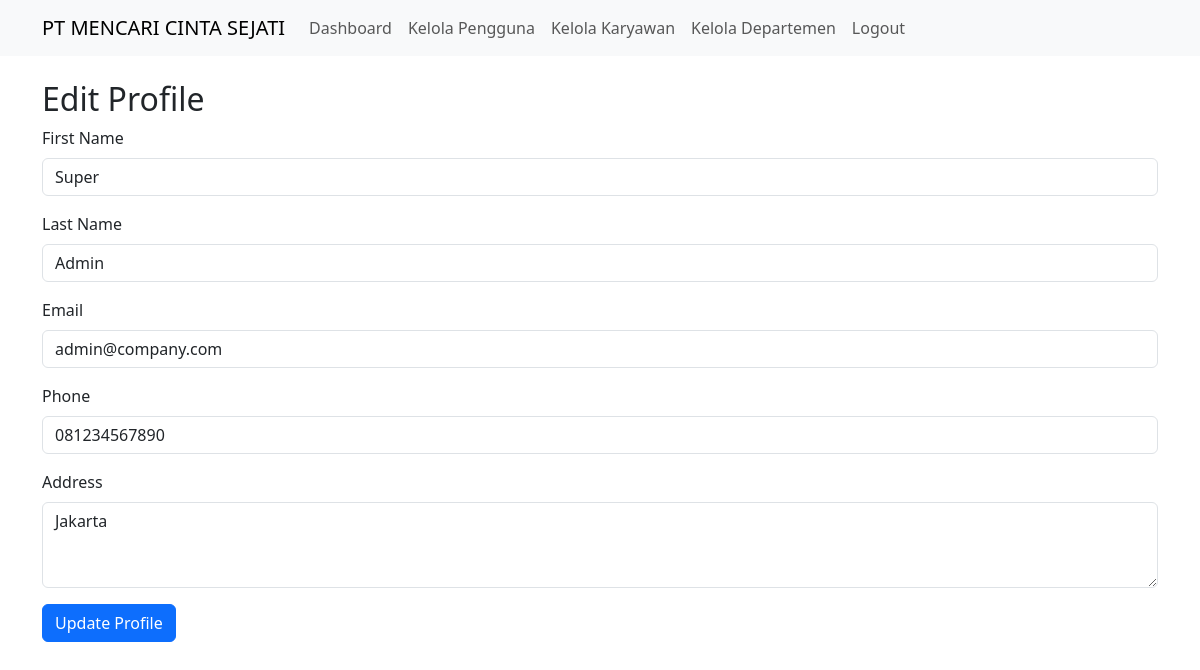
The page /edit_profile.php (signed in) on the database its author committed.
### tables this page shows
CREATE TABLE `employees` (
  `employee_id` int(11) NOT NULL,
  `user_id` int(11) DEFAULT NULL,
  `first_name` varchar(50) NOT NULL,
  `last_name` varchar(50) NOT NULL,
  `nik` varchar(20) DEFAULT NULL,
  `birth_date` date DEFAULT NULL,
  `gender` enum('M','F') DEFAULT NULL,
  `address` text DEFAULT NULL,
  `phone` varchar(20) DEFAULT NULL,
  `hire_date` date DEFAULT NULL,
  `position` varchar(100) DEFAULT NULL,
  `salary` decimal(15,2) DEFAULT NULL,
  `created_at` timestamp NOT NULL DEFAULT current_timestamp(),
  `updated_at` timestamp NOT NULL DEFAULT current_timestamp() ON UPDATE current_timestamp()
);

CREATE TABLE `users` (
  `user_id` int(11) NOT NULL,
  `username` varchar(50) NOT NULL,
  `password` varchar(255) NOT NULL,
  `email` varchar(100) NOT NULL,
  `role_id` int(11) DEFAULT NULL,
  `department_id` int(11) DEFAULT NULL,
  `manager_id` int(11) DEFAULT NULL,
  `is_active` tinyint(1) DEFAULT 1,
  `last_login` datetime DEFAULT NULL,
  `created_at` timestamp NOT NULL DEFAULT current_timestamp(),
  `updated_at` timestamp NOT NULL DEFAULT current_timestamp() ON UPDATE current_timestamp()
);

### edit_profile.php (the view, shortened to what this page needs)
<?php
require_once 'db_connection.php';
$user_id = $_SESSION['user_id'];
$sql = "SELECT e.*, u.email
        FROM employees e
        JOIN users u ON e.user_id = u.user_id
        WHERE e.user_id = ?";
$stmt = $conn->prepare($sql);
$stmt->bind_param("i", $user_id);
$stmt->execute();
$result = $stmt->get_result();
$employee = $result->fetch_assoc();
$content = '
<h2>Edit Profile</h2>
' . (isset($success) ? '<div class="alert alert-success">' . $success . '</div>' : '') . '
' . (isset($error) ? '<div class="alert alert-danger">' . $error . '</div>' : '') . '
<form method="post">
    <div class="mb-3">
        <label for="first_name" class="form-label">First Name</label>
        <input type="text" class="form-control" id="first_name" name="first_name" value="' . $employee['first_name'] . '" required>
    </div>
    <div class="mb-3">
        <label for="last_name" class="form-label">Last Name</label>
        <input type="text" class="form-control" id="last_name" name="last_name" value="' . $employee['last_name'] . '" required>
    </div>
    <div class="mb-3">
        <label for="email" class="form-label">Email</label>
        <input type="email" class="form-control" id="email" name="email" value="' . $employee['email'] . '" required>
    </div>
    <div class="mb-3">
        <label for="phone" class="form-label">Phone</label>
        <input type="tel" class="form-control" id="phone" name="phone" value="' . $employee['phone'] . '" required>
    </div>
    <div class="mb-3">
        <label for="address" class="form-label">Address</label>
        <textarea class="form-control" id="address" name="address" rows="3" required>' . $employee['address'] . '</textarea>
    </div>
    <button type="submit" class="btn btn-primary">Update Profile</button>
</form>
';
include 'layout.php';
?>

### rows shown on the page
employees: first_name "Super", last_name "Admin", email "admin@company.com", phone "081234567890", address "Jakarta"
